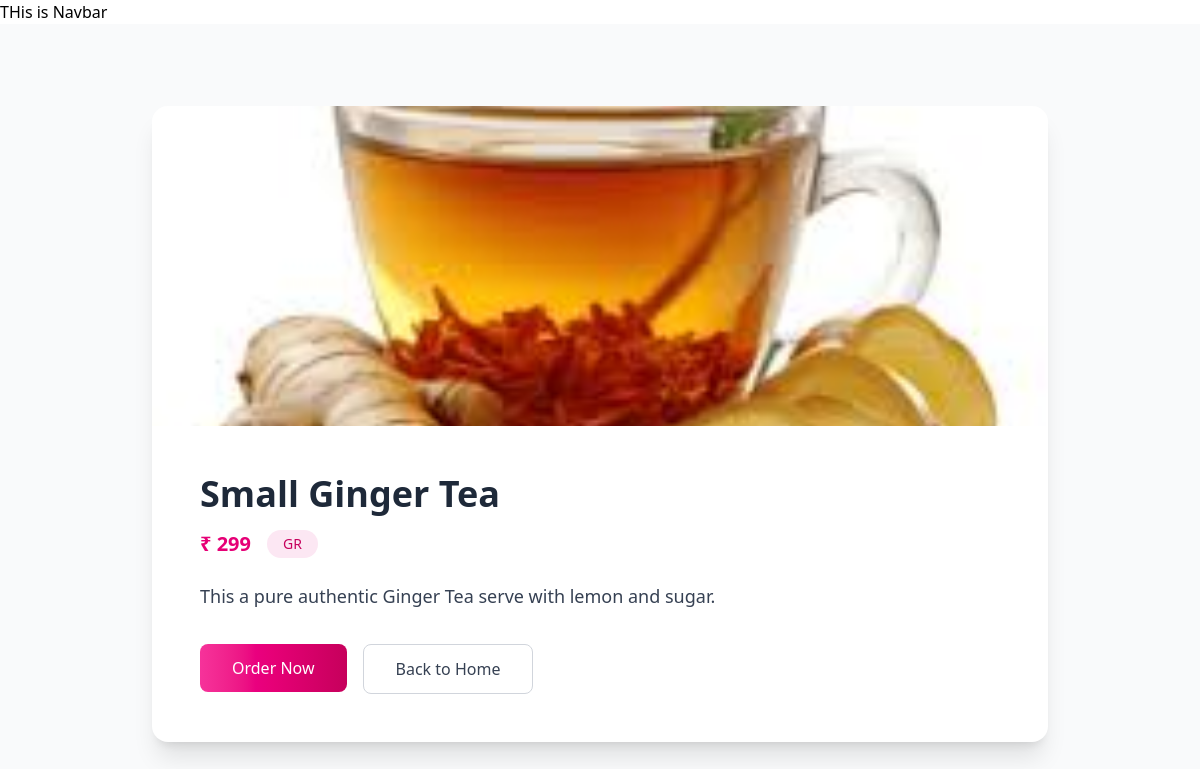
The page /chai/4/ on the database its author committed.
### website/models.py (models this page shows, shortened)
class ChaiVarity(models.Model):
    CHAI_TYPE_CHOICES = [
        ('ML', 'Masala'),
        ('MK', 'Milk'),
        ('EL', 'Elaichi'),
        ('GR', 'Ginger'),
        ('PL', 'Plain')
    ]
    name = models.CharField(max_length=100)
    image = models.ImageField(upload_to='chai_image/')
    date_add = models.DateTimeField(default=timezone.now)
    chai_type = models.CharField(max_length=2, choices=CHAI_TYPE_CHOICES)
    description = models.TextField(default='')
    price = models.CharField(max_length=20, default="")

### website/views.py (the view)
# urls.py: path('<int:chai_id>/', views.chai_details, name="chai_details"),
def chai_details(request, chai_id):
    chai = get_object_or_404(ChaiVarity, pk=chai_id)
    return render(request, 'website/description.html', {'chai': chai})

### website/templates/website/description.html (shortened to what this page needs)
{% extends "layout.html" %}
{% block content %}
<div class="min-h-screen bg-gray-50 flex items-center justify-center px-4 py-12">
    <div class="max-w-4xl w-full bg-white rounded-2xl shadow-xl overflow-hidden">
        <div class="w-full h-80">
            <img
                src="{{ chai.image.url }}"
                alt="{{ chai.name }}"
                class="w-full h-full object-cover"
            >
        </div>
        <div class="p-8 md:p-12">
            <h1 class="text-4xl font-bold text-gray-800 mb-4">
                {{ chai.name }}
            </h1>
            <div class="flex items-center gap-4 mb-6">
                <span class="text-xl font-semibold text-pink-600">
                    ₹ {{ chai.price }}
                </span>
                <span class="px-4 py-1 rounded-full bg-pink-100 text-pink-700 text-sm font-medium">
                    {{ chai.chai_type }}
                </span>
            </div>
            <p class="text-gray-700 text-lg leading-relaxed mb-8">
                {{ chai.description }}
            </p>
            <div class="flex gap-4">
                <a href="#" class="w-full md:w-auto">
                    <button
                        class="w-full md:w-auto px-8 py-3 rounded-lg text-white font-medium
                               bg-gradient-to-r from-pink-500 via-pink-600 to-pink-700
                               hover:from-pink-600 hover:to-pink-800
                               focus:ring-4 focus:ring-pink-300 transition"
                    >
                        Order Now
                    </button>
                </a>
                <a href="{% url 'home' %}" class="w-full md:w-auto">
                    <button
                        class="w-full md:w-auto px-8 py-3 rounded-lg font-medium text-gray-700
                               border border-gray-300 hover:bg-gray-100 transition"
                    >
                        Back to Home
                    </button>
                </a>
            </div>
        </div>
    </div>
</div>
{% endblock %}

### rows shown on the page
ChaiVarity: image (picture), name "Small Ginger Tea", price "299", chai_type "GR", description "This a pure authentic Ginger Tea serve with lemon and sugar."
